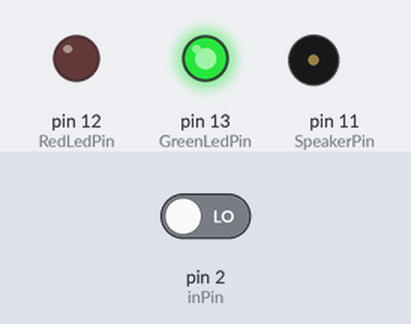
A sketch run on a simulated Arduino Uno, built with avr-gcc and run on an emulated ATmega328P. Parts: output pins drawn as LEDs (lit = HIGH), buzzer (waves = sounding). The test bench sets the inputs (shaded band); at power-on: pin 2 (inPin) LOW. What the sketch prints to the serial monitor is not drawn.

Above: at 1.2 s.
1.3 s: pin 2 (inPin) driven HIGH
At 1.8 s:
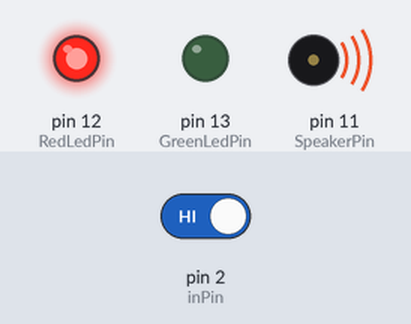
Timing chart, 0 to 10.3 s (numbered marks = the images above; inputs shaded):
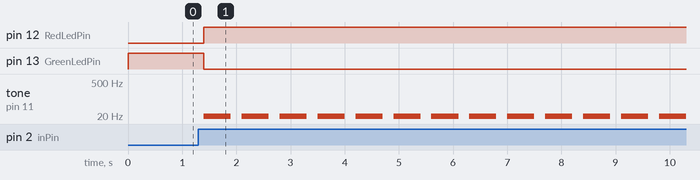

The sketch:

Tilt_Sensor.ino
```cpp
int inPin = 2;
int reading;
int GreenLedPin = 13;
int RedLedPin = 12;
const int SpeakerPin = 11;

void setup(){
  pinMode (inPin, INPUT);
  pinMode (GreenLedPin, OUTPUT);
  pinMode (RedLedPin, OUTPUT);
  pinMode (SpeakerPin, OUTPUT);
  Serial.begin(9600);
}


void loop () {
  reading = digitalRead(inPin);
  if (reading == 1) {
    digitalWrite(RedLedPin, HIGH);  // if tilted, turn the red LED ON
    digitalWrite(GreenLedPin, LOW);
    tone(SpeakerPin, 1, 500);      // if tilted, turn the Speaker ON
   delay(500);

  } else {
    digitalWrite(RedLedPin, LOW);
    digitalWrite(GreenLedPin, HIGH);    // if not tilted, turn the green LED ON
  }
  Serial.println(reading);

  delay(200);   //
}
```

Measured:
- after the input at 1.3 s, pin 12 (RedLedPin): LOW → HIGH after 0.10 s; pin 13 (GreenLedPin): HIGH → LOW after 0.10 s; tone on pin 11 (SpeakerPin): alternates 1 Hz for 0.50 s and silent for 0.20 s, starting after 0.10 s
